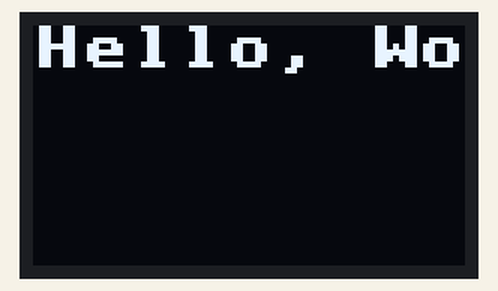
Recording of a program running on a simulated ESP32 board running MicroPython. On the bench: 72×40 one-colour display. At 0.0 s the program stops and its outputs stay as they are.

Above: at 0.1 s.

The program:

ssd_test.py
```python
from machine import Pin, I2C
import ssd1306

# using default address 0x3C
i2c = I2C(sda=Pin(5), scl=Pin(6))
display = ssd1306.SSD1306_I2C(72, 40, i2c)

display.text('Hello, World!', 0, 0, 1)
display.show()
```
